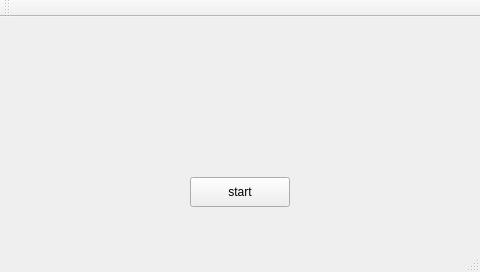
<?xml version="1.0" encoding="UTF-8"?>
<ui version="4.0">
 <class>MainWindow</class>
 <widget class="QMainWindow" name="MainWindow">
  <property name="geometry">
   <rect>
    <x>0</x>
    <y>0</y>
    <width>480</width>
    <height>272</height>
   </rect>
  </property>
  <property name="windowTitle">
   <string>MainWindow</string>
  </property>
  <widget class="QWidget" name="centralWidget">
   <widget class="QPushButton" name="pushButton_2">
    <property name="geometry">
     <rect>
      <x>190</x>
      <y>160</y>
      <width>100</width>
      <height>30</height>
     </rect>
    </property>
    <property name="text">
     <string>start</string>
    </property>
   </widget>
  </widget>
  <widget class="QMenuBar" name="menuBar">
   <property name="geometry">
    <rect>
     <x>0</x>
     <y>0</y>
     <width>480</width>
     <height>31</height>
    </rect>
   </property>
  </widget>
  <widget class="QToolBar" name="mainToolBar">
   <attribute name="toolBarArea">
    <enum>TopToolBarArea</enum>
   </attribute>
   <attribute name="toolBarBreak">
    <bool>false</bool>
   </attribute>
  </widget>
  <widget class="QStatusBar" name="statusBar"/>
 </widget>
 <layoutdefault spacing="6" margin="11"/>
 <resources/>
 <connections/>
</ui>
